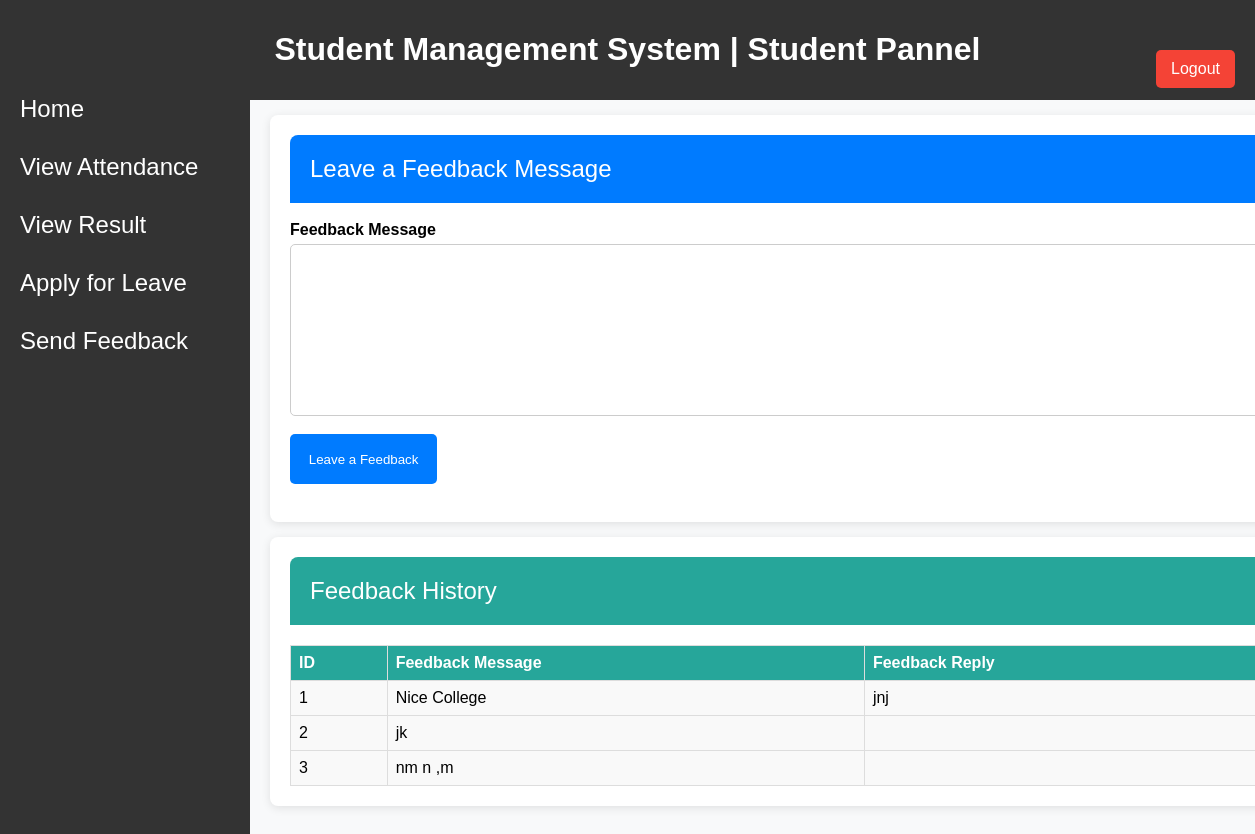
/student/feedback_student/ (signed in), run on the app's committed database.
### college_app/models.py (models this page shows)
class FeedbackStudent(models.Model):
    feedback_id = models.UUIDField(default=uuid.uuid4, unique=True, primary_key=True)
    student_id = models.ForeignKey(Student, on_delete=models.DO_NOTHING)
    feedback = models.TextField()
    feedback_reply = models.TextField(null=True, blank=True)
    created_at = models.DateTimeField(auto_now_add=True)
    updated_at = models.DateTimeField(auto_now=True)

### Student_app/views.py (the view, shortened to what this page needs)
# urls.py: path("feedback_student/", feedback_student, name="feedback_student"),
def feedback_student(request):
    user = request.user
    try:
        student = Student.objects.get(admin=user)
    except Student.DoesNotExist:
        return redirect("error_page")  # or handle the error as needed
    feedback_data = FeedbackStudent.objects.filter(student_id=student)
    return render(request, "feedback.html", {"feedback_data": feedback_data})

### Student_app/templates/feedback.html (shortened to what this page needs)
{% extends "student.html" %}
{% load static %}
{% block content %}
<html>
<head>
</head>
<body>
    <div class="content">
        <div class="student-table-header">
            <h2>Leave a Feedback Message</h2>
        </div>
        <form action="#" method="post" enctype="multipart/form-data">
            <div class="form-group">
                <label for="feedback_message">Feedback Message</label>
                <textarea name="feedback_message" rows="10" id="feedback_message"></textarea>
            </div>
            <div class="form-group">
                <button type="submit">Leave a Feedback</button>
            </div>
        </form>
    </div>
    <div style="margin-top: 15px;" class="content">
        <div style="background-color: #26a69a;" class="student-table-header">
            <h2>Feedback History</h2>
        </div>
        <table class="leave-history-table">
            <thead>
                <tr>
                    <th>ID</th>
                    <th>Feedback Message</th>
                    <th>Feedback Reply</th>
                </tr>
            </thead>
            <tbody>
                {% for i in feedback_data %}
                   <tr>
                     <td>{{forloop.counter}}</td>
                    <td>{{i.feedback}}</td>
                    <td>{{i.feedback_reply}}</td>
                   </tr>
                {% endfor %}
            </tbody>
        </table>
    </div>
</body>
</html>
{% endblock content %}

### Student_app/static/css/student.css (style rules this page uses)
body { font-family: Arial, sans-serif; background-color: #f4f4f4; margin: 0; padding: 50px; }

### Student_app/templates/feedback.html (style rules this page uses)
body { font-family: Arial, sans-serif; background-color: #f8f9fa; }
.content { width: 85%; margin: 65px 0px 0px 220px; padding: 20px; background-color: #fff; box-shadow: 0 2px 10px rgba(0, 0, 0, 0.1); border-radius: 8px; }
.student-table-header { display: flex; justify-content: space-between; align-items: center; background-color: #007bff; color: white; padding: 20px; border-top-left-radius: 8px; border-top-right-radius: 8px; }
.student-table-header h2 { margin: 0; font-weight: normal; }
.form-group { margin: 18px 0px 18px 0px; display: flex; flex-direction: column; }
.form-group label { margin-bottom: 5px; font-weight: 800; }
.form-group input[type="text"], .form-group input[type="file"], .form-group input[type="email"], .form-group input[type="password"], .form-group input[type="date"], .form-group select, .form-group textarea { width: 100%; padding: 10px; box-sizing: border-box; border: 1px solid #ccc; border-radius: 5px; }
.form-group textarea { resize: vertical; }
.form-group button { padding: 10px 15px; background-color: #007bff; color: #fff; border: none; border-radius: 5px; cursor: pointer; width: 15%; height: 50px; }
.leave-history-table { width: 100%; border-collapse: collapse; margin-top: 20px; }
.leave-history-table th, .leave-history-table td { border: 1px solid #ddd; padding: 8px; }
.leave-history-table th { background-color: #26a69a; color: white; text-align: left; }
.leave-history-table td { background-color: #f9f9f9; }

### data on the page
FeedbackStudent: feedback "Nice College", feedback_reply "jnj"
FeedbackStudent: feedback "jk"
FeedbackStudent: feedback "nm n ,m"
